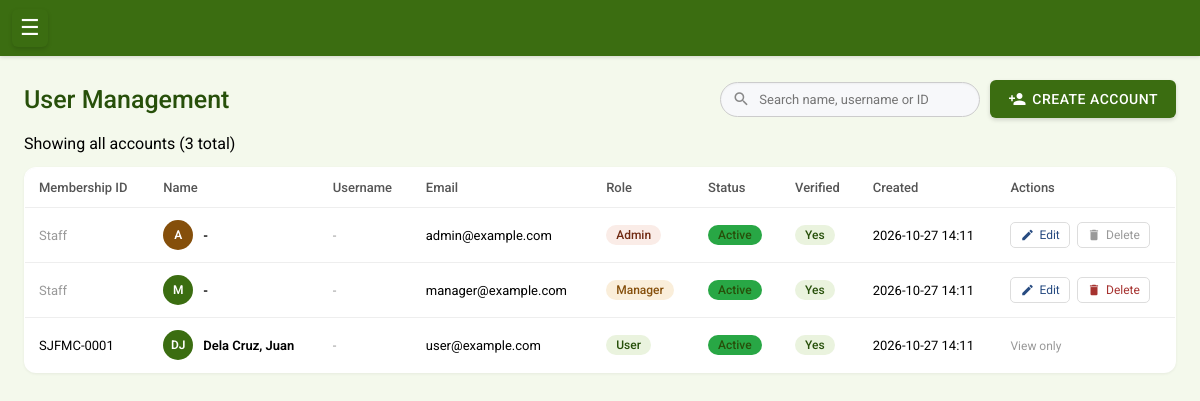
The page /app/admin/user-management/user-management.php (signed in) on the database its author committed.
### tables this page shows
CREATE TABLE users (
    id INT AUTO_INCREMENT PRIMARY KEY,
    member_id INT NULL UNIQUE,
    email VARCHAR(255) UNIQUE NOT NULL,
    password VARCHAR(255) NOT NULL,
    role ENUM('admin', 'manager', 'user') DEFAULT 'user',
    account_status ENUM('Active', 'Inactive') DEFAULT 'Active',

     
    is_verified TINYINT(1) DEFAULT 0,
    verification_token VARCHAR(64),
    email_verification_expires DATETIME NULL,

    created_at TIMESTAMP DEFAULT CURRENT_TIMESTAMP,
    updated_at TIMESTAMP DEFAULT CURRENT_TIMESTAMP ON UPDATE CURRENT_TIMESTAMP,

    FOREIGN KEY (member_id) REFERENCES members(id) ON DELETE SET NULL
);

CREATE TABLE members (
    id INT AUTO_INCREMENT PRIMARY KEY,
    membership_id VARCHAR(20) UNIQUE NOT NULL,
    last_name VARCHAR(100) NOT NULL,
    first_name VARCHAR(100) NOT NULL,
    middle_name VARCHAR(100) NULL,
    gender ENUM('Male', 'Female') NOT NULL,
    address VARCHAR(255) NOT NULL,
    contact_number VARCHAR(20) NOT NULL,
    membership_type ENUM('Regular', 'Associate') NOT NULL,
    date_joined DATE NOT NULL,

     
    farmer_type ENUM('Livestock', 'Crops', 'Both') NULL,
    livestock_details VARCHAR(255) NULL,
    crops_details VARCHAR(255) NULL,

    created_at TIMESTAMP DEFAULT CURRENT_TIMESTAMP,
    updated_at TIMESTAMP DEFAULT CURRENT_TIMESTAMP ON UPDATE CURRENT_TIMESTAMP
);

### app/admin/user-management/user-management.php (the view, shortened to what this page needs)
<?php
require_once '../../../config/config.php';
require_once '../../../config/functions.php';
$currentRole = $_SESSION['role'];
$currentUserId = $_SESSION['user_id'];
$pageTitle = 'User Management';
$umAvatarColors = ['#0C447C', '#3B6D11', '#712B13', '#534AB7', '#993556', '#854F0B'];
function umAvatarColor($seed, $colors) {
    $hash = crc32((string)$seed);
    return $colors[$hash % count($colors)];
}
function umInitials($name) {
    $parts = array_filter(array_map('trim', explode(',', $name)));
    $letters = array_map(function($p) { return mb_strtoupper(mb_substr($p, 0, 1)); }, $parts);
    return implode('', array_slice($letters, 0, 2));
}
$baseSelect = "SELECT u.id, u.username, u.email, u.role, u.account_status, u.is_verified, u.created_at,
                      m.membership_id, m.last_name, m.first_name, m.middle_name
               FROM users u
               LEFT JOIN members m ON u.member_id = m.id";
$stmt = $pdo->prepare("$baseSelect WHERE u.role IN ('admin', 'manager', 'user') ORDER BY
    CASE u.role
        WHEN 'admin' THEN 1
        WHEN 'manager' THEN 2
        WHEN 'user' THEN 3
    END, u.created_at DESC");
$stmt->execute();
$users = $stmt->fetchAll(PDO::FETCH_ASSOC);
renderHeader($pageTitle);
?>
<div class="um-header">
    <h1><?php echo htmlspecialchars($pageTitle); ?></h1>
    <div class="um-header-actions">
        <div id="um-search-wrap">
            <input type="text" id="umSearchInput" placeholder="Search name, username or ID" autocomplete="off">
        </div>
        <button type="button" id="openCreateBtn" onclick="openCreateModal()">
            <span class="material-icons" style="font-size: 18px;">person_add</span>
            Create account
        </button>
    </div>
</div>
<div class="um-toolbar">
    <p>Showing all accounts (<span id="umVisibleCount"><?php echo count($users); ?></span> total)</p>
</div>
<table id="umTable">
    <thead>
        <tr>
            <th>Membership ID</th>
            <th>Name</th>
            <th>Username</th>
            <th>Email</th>
            <th>Role</th>
            <th>Status</th>
            <th>Verified</th>
            <th>Created</th>
            <th>Actions</th>
        </tr>
    </thead>
    <tbody>
        <?php foreach ($users as $user): ?>
        <?php
            $rowName = $user['last_name'] ? ($user['last_name'] . ', ' . $user['first_name']) : '-';
            $rowUsername = $user['username'] ?? '';
            $rowSearchText = strtolower($rowName . ' ' . $user['membership_id'] . ' ' . $rowUsername . ' ' . $user['email']);
            $canEditThisUser = canEditUser($currentRole, $currentUserId, $user['role'], $user['id']);
            $canChangeThisUserRole = canChangeRole($currentRole, $currentUserId, $user['id']);
            $canDeleteThisUser = canDeleteUser($currentRole, $currentUserId, $user['role'], $user['id']);
        ?>
        <tr data-search="<?php echo htmlspecialchars($rowSearchText); ?>">
            <td><?php echo $user['membership_id'] ? htmlspecialchars($user['membership_id']) : '<span style="color:#999;">Staff</span>'; ?></td>
            <td>
                <div style="display: flex; align-items: center; gap: 10px;">
                    <div style="width: 30px; height: 30px; border-radius: 50%; display: flex; align-items: center; justify-content: center; font-size: 12px; font-weight: 600; color: #fff; flex-shrink: 0; background: <?php echo umAvatarColor($user['id'], $umAvatarColors); ?>;">
                        <?php echo htmlspecialchars(umInitials($rowName !== '-' ? $rowName : $user['email'])); ?>
                    </div>
                    <p style="margin: 0; font-weight: 600;"><?php echo htmlspecialchars($rowName); ?></p>
                </div>
            </td>
            <td><?php echo $rowUsername !== '' ? htmlspecialchars($rowUsername) : '<span style="color:#999;">-</span>'; ?></td>
            <td><?php echo htmlspecialchars($user['email']); ?></td>
            <td>
                <span class="badge badge-<?php echo $user['role']; ?>">
                    <?php echo ucfirst($user['role']); ?>
                </span>
            </td>
            <td>
                <span class="badge" style="background: <?php echo $user['account_status'] === 'Active' ? '#28a745' : '#6c757d'; ?>;">
                    <?php echo htmlspecialchars($user['account_status']); ?>
                </span>
            </td>
            <td>
                <span class="badge badge-<?php echo $user['is_verified'] ? 'verified' : 'unverified'; ?>">
                    <?php echo $user['is_verified'] ? 'Yes' : 'No'; ?>
                </span>
            </td>
            <td><?php echo date('Y-m-d H:i', strtotime($user['created_at'])); ?></td>
            <td style="white-space: nowrap;">
                <?php if ($canEditThisUser): ?>
                    <a href="#"
                         onclick="openEditUserModal(<?php echo $user['id']; ?>, <?php echo htmlspecialchars(json_encode($rowUsername), ENT_QUOTES); ?>, <?php echo htmlspecialchars(json_encode($user['email']), ENT_QUOTES); ?>, <?php echo htmlspecialchars(json_encode($user['role']), ENT_QUOTES); ?>, <?php echo htmlspecialchars(json_encode($user['account_status']), ENT_QUOTES); ?>, <?php echo $canChangeThisUserRole ? 'true' : 'false'; ?>); return false;"
                         style="display:inline-flex !important; align-items:center !important; gap:5px !important; padding:5px 9px !important; font-size:12px !important; border-radius:5px !important; background:#fff !important; border:1px solid #ddd !important; color:#274b81 !important; text-decoration:none !important; margin-right:4px !important; cursor:pointer;">
                        <span class="material-icons" style="font-size:14px !important;">edit</span>Edit
                    </a>
                <?php endif; ?>
                <?php if ($canDeleteThisUser): ?>
                    <a href="#"
                         onclick="openDeleteUserModal(<?php echo $user['id']; ?>, <?php echo htmlspecialchars(json_encode($rowUsername !== '' ? $rowUsername : $user['email']), ENT_QUOTES); ?>, <?php echo htmlspecialchars(json_encode($user['email']), ENT_QUOTES); ?>, <?php echo htmlspecialchars(json_encode($user['role']), ENT_QUOTES); ?>); return false;"
                         style="display:inline-flex !important; align-items:center !important; gap:5px !important; padding:5px 9px !important; font-size:12px !important; border-radius:5px !important; background:#fff !important; border:1px solid #ddd !important; color:#a6322f !important; text-decoration:none !important; cursor:pointer;">
                        <span class="material-icons" style="font-size:14px !important;">delete</span>Delete
                    </a>
                <?php elseif ($user['id'] == $currentUserId): ?>
                    <span title="You cannot delete your own account"
                          style="display:inline-flex !important; align-items:center !important; gap:5px !important; padding:5px 9px !important; font-size:12px !important; border-radius:5px !important; background:#fff !important; border:1px solid #ddd !important; color:#999 !important;">
                        <span class="material-icons" style="font-size:14px !important;">delete</span>Delete
                    </span>
                <?php endif; ?>
                <?php if ($user['role'] === 'user'): ?>
                    <span style="color:#999; font-size:12px;">View only</span>
                <?php endif; ?>
            </td>
        </tr>
        <?php endforeach; ?>
    </tbody>
</table>
<?php renderFooter(); ?>

### config/functions.php (shortened to what this page needs)
<?php
function canEditUser($currentRole, $currentUserId, $targetRole, $targetUserId) {
    if ($targetUserId == $currentUserId) {
        return true;
    }
    if ($currentRole === 'admin') {
        return in_array($targetRole, ['admin', 'manager']);
    }
    return false;
}
function canDeleteUser($currentRole, $currentUserId, $targetRole, $targetUserId) {
    if ($targetUserId == $currentUserId) {
        return false;
    }
    if ($currentRole === 'admin') {
        return in_array($targetRole, ['admin', 'manager']);
    }
    return false;
}
function canChangeRole($currentRole, $currentUserId, $targetUserId) {
    if ($targetUserId == $currentUserId) {
        return false;
    }
    return $currentRole === 'admin';
}
function renderHeader($title) {
    $currentRole = $_SESSION['role'] ?? 'guest';
    $isLoggedIn = isset($_SESSION['user_id']);
    ?>
    <!DOCTYPE html>
    <html lang="en">
    <head>
        <link rel="stylesheet" href="http://localhost/coop-system/assets/css/style.css">
    </head>
    <body>
        <?php if ($isLoggedIn): ?>
            <div class="box">
                <div class="app-bar" id="appBar">
                    <div class="toolbar">
                        <button class="icon-button" id="openBtn" aria-label="open drawer">&#9776;</button>
                    </div>
                </div>
                <div class="main" id="main">
                    <div class="drawer-header-spacer"></div>
                    <div class="container">
        <?php else: ?>
            <div class="auth-wrapper">
                <div class="auth-box">
        <?php endif; ?>
    <?php
}
function renderFooter() {
    $isLoggedIn = isset($_SESSION['user_id']);
    ?>
        <?php if ($isLoggedIn): ?>
                </div>
            </div>
            </div>
        <?php else: ?>
                </div>
            </div>
        <?php endif; ?>
    </body>
    </html>
    <?php
}
?>

### assets/css/style.css (style rules this page uses)
* { margin: 0; padding: 0; box-sizing: border-box; }
body { font-family: 'Roboto', Arial, sans-serif; background: #F4F9EC; display: flex; min-height: 100vh; overflow-x: hidden; }
.container { flex: 1; padding: 30px; max-width: 1400px; width: 100%; }
h1 { color: #27500A; margin-bottom: 20px; font-weight: 500; font-size: 25px; }
input[type="text"], input[type="email"], input[type="password"], input[type="date"], select, textarea { width: 100%; padding: 12px; border: 1px solid #C0DD97; border-radius: 6px; font-size: 14px; font-family: 'Roboto', Arial, sans-serif; background: #F4F9EC; transition: border-color 0.2s; }
button { background: #639922; color: white; padding: 10px 24px; border: none; border-radius: 6px; cursor: pointer; font-size: 14px; font-weight: 500; font-family: 'Roboto', Arial, sans-serif; text-transform: uppercase; letter-spacing: 0.5px; box-shadow: 0 2px 4px rgba(0, 0, 0, 0.15); transition: background 0.2s, box-shadow 0.2s; width: 100%; }
table { width: 100%; border-collapse: collapse; background: rgb(255, 255, 255); }
th, td { text-align: left; padding: 10px 12px; font-size: 14px; }
th { background: #ffffff; color: #000000; font-weight: 500; }
a { color: #3B6D11; text-decoration: none; }
.badge { display: inline-block; padding: 3px 10px; border-radius: 12px; font-size: 12px; font-weight: 500; background: #EAF3DE; color: #27500A; }
.badge-admin { background: #FAECE7; color: #712B13; }
.badge-manager { background: #FAEEDA; color: #854F0B; }
.badge-user { background: #EAF3DE; color: #27500A; }
.badge-verified { background: #EAF3DE; color: #27500A; }

### app/admin/user-management/user-management.php (style rules this page uses)
.um-header { display: flex; justify-content: space-between; align-items: center; gap: 12px; margin-bottom: 16px; flex-wrap: wrap; }
.um-header h1 { margin: 0; }
.um-header-actions { display: flex; gap: 10px; align-items: center; flex-wrap: wrap; }
#openCreateBtn { display: inline-flex !important; align-items: center !important; gap: 6px !important; width: auto !important; flex: none !important; background: #3B6D11 !important; color: #fff !important; border: none !important; padding: 10px 18px !important; border-radius: 6px !important; font-size: 14px !important; cursor: pointer; white-space: nowrap; }
.um-toolbar { margin-bottom: 14px; }
.um-toolbar p { margin: 0; }
#um-search-wrap { position: relative; width: 260px; max-width: 100%; flex: none; }
#umSearchInput { width: 100% !important; box-sizing: border-box !important; padding: 9px 14px 9px 38px !important; border-radius: 24px !important; border: 1px solid #ccc !important; background: #f7f8fa !important; font-size: 13px; box-shadow: inset 0 1px 2px rgba(0,0,0,0.04); transition: border-color 0.15s ease, box-shadow 0.15s ease; }
#umTable { width: 100%; border-collapse: collapse; border: 1px solid #e0e0e0; border-radius: 12px; overflow: hidden; box-shadow: 0 1px 3px rgba(0, 0, 0, 0.06); }
#umTable thead tr { background: #f5f6f8; text-align: left; }
#umTable th { padding: 12px 14px; font-size: 13px; color: #555; }
#umTable td { padding: 12px 14px; font-size: 13px; }
#umTable tbody tr { border-top: 1px solid #eee; }

### rows shown on the page
users: shows "Staff", email "A", rowName "-", email "admin@example.com", role "Admin", account_status "Active", is_verified "Yes", created_at "2026-10-27 14:11", shows "Delete"
users: shows "Staff", email "M", rowName "-", email "manager@example.com", role "Manager", account_status "Active", is_verified "Yes", created_at "2026-10-27 14:11"
users: member.membership_id "SJFMC-0001", member.first_name "DJ", member.first_name "Dela Cruz, Juan", email "user@example.com", role "User", account_status "Active", is_verified "Yes", created_at "2026-10-27 14:11", shows "View only"

### other values the page prints
$pageTitle "User Management"
count($users) "3"
